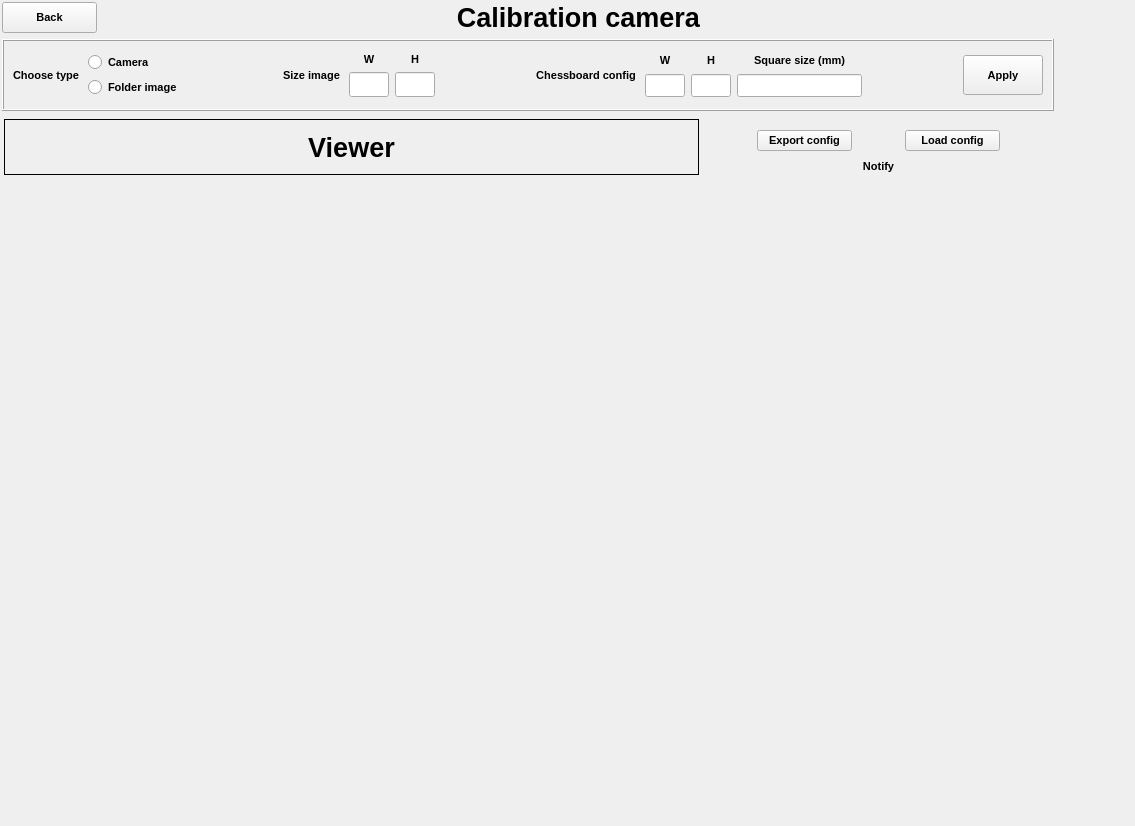
<?xml version="1.0" encoding="UTF-8"?>
<ui version="4.0">
 <class>Form</class>
 <widget class="QWidget" name="Form">
  <property name="geometry">
   <rect>
    <x>0</x>
    <y>0</y>
    <width>1135</width>
    <height>826</height>
   </rect>
  </property>
  <property name="font">
   <font>
    <pointsize>20</pointsize>
    <weight>75</weight>
    <bold>true</bold>
   </font>
  </property>
  <property name="windowTitle">
   <string>Form</string>
  </property>
  <widget class="QWidget" name="">
   <layout class="QVBoxLayout" name="verticalLayout_3" stretch="1,2,100">
    <property name="leftMargin">
     <number>2</number>
    </property>
    <property name="topMargin">
     <number>2</number>
    </property>
    <property name="rightMargin">
     <number>2</number>
    </property>
    <property name="bottomMargin">
     <number>2</number>
    </property>
    <item>
     <layout class="QHBoxLayout" name="horizontalLayout_4" stretch="1,10">
      <item>
       <widget class="QPushButton" name="pushButtonBack">
        <property name="maximumSize">
         <size>
          <width>16777215</width>
          <height>40</height>
         </size>
        </property>
        <property name="font">
         <font>
          <pointsize>8</pointsize>
         </font>
        </property>
        <property name="text">
         <string>Back</string>
        </property>
       </widget>
      </item>
      <item>
       <widget class="QLabel" name="label">
        <property name="text">
         <string>Calibration camera</string>
        </property>
        <property name="alignment">
         <set>Qt::AlignCenter</set>
        </property>
       </widget>
      </item>
     </layout>
    </item>
    <item>
     <widget class="QFrame" name="frameSetting">
      <property name="frameShape">
       <enum>QFrame::Box</enum>
      </property>
      <property name="frameShadow">
       <enum>QFrame::Raised</enum>
      </property>
      <layout class="QHBoxLayout" name="horizontalLayout">
       <item>
        <widget class="QLabel" name="label_3">
         <property name="font">
          <font>
           <pointsize>8</pointsize>
          </font>
         </property>
         <property name="text">
          <string>Choose type</string>
         </property>
         <property name="alignment">
          <set>Qt::AlignCenter</set>
         </property>
        </widget>
       </item>
       <item>
        <layout class="QVBoxLayout" name="verticalLayout">
         <property name="leftMargin">
          <number>3</number>
         </property>
         <property name="topMargin">
          <number>3</number>
         </property>
         <property name="rightMargin">
          <number>3</number>
         </property>
         <property name="bottomMargin">
          <number>3</number>
         </property>
         <item>
          <widget class="QRadioButton" name="radioButtonCamera">
           <property name="font">
            <font>
             <pointsize>8</pointsize>
            </font>
           </property>
           <property name="text">
            <string>Camera</string>
           </property>
          </widget>
         </item>
         <item>
          <widget class="QRadioButton" name="radioButtonFolderImage">
           <property name="font">
            <font>
             <pointsize>8</pointsize>
            </font>
           </property>
           <property name="text">
            <string>Folder image</string>
           </property>
          </widget>
         </item>
        </layout>
       </item>
       <item>
        <spacer name="horizontalSpacer">
         <property name="orientation">
          <enum>Qt::Horizontal</enum>
         </property>
         <property name="sizeHint" stdset="0">
          <size>
           <width>92</width>
           <height>20</height>
          </size>
         </property>
        </spacer>
       </item>
       <item>
        <widget class="QLabel" name="label_5">
         <property name="font">
          <font>
           <pointsize>8</pointsize>
          </font>
         </property>
         <property name="text">
          <string>Size image</string>
         </property>
         <property name="alignment">
          <set>Qt::AlignCenter</set>
         </property>
        </widget>
       </item>
       <item>
        <layout class="QGridLayout" name="gridLayout" rowstretch="1,3" columnstretch="1,1" rowminimumheight="1,1">
         <property name="leftMargin">
          <number>3</number>
         </property>
         <property name="topMargin">
          <number>3</number>
         </property>
         <property name="rightMargin">
          <number>3</number>
         </property>
         <property name="bottomMargin">
          <number>3</number>
         </property>
         <item row="0" column="0">
          <widget class="QLabel" name="label_9">
           <property name="font">
            <font>
             <pointsize>8</pointsize>
            </font>
           </property>
           <property name="text">
            <string>W</string>
           </property>
           <property name="alignment">
            <set>Qt::AlignCenter</set>
           </property>
          </widget>
         </item>
         <item row="0" column="1">
          <widget class="QLabel" name="label_10">
           <property name="font">
            <font>
             <pointsize>8</pointsize>
            </font>
           </property>
           <property name="text">
            <string>H</string>
           </property>
           <property name="alignment">
            <set>Qt::AlignCenter</set>
           </property>
          </widget>
         </item>
         <item row="1" column="0">
          <widget class="QLineEdit" name="lineEditCW">
           <property name="maximumSize">
            <size>
             <width>40</width>
             <height>40</height>
            </size>
           </property>
           <property name="font">
            <font>
             <pointsize>10</pointsize>
            </font>
           </property>
          </widget>
         </item>
         <item row="1" column="1">
          <widget class="QLineEdit" name="lineEditCH">
           <property name="maximumSize">
            <size>
             <width>40</width>
             <height>40</height>
            </size>
           </property>
           <property name="font">
            <font>
             <pointsize>10</pointsize>
            </font>
           </property>
          </widget>
         </item>
        </layout>
       </item>
       <item>
        <spacer name="horizontalSpacer_2">
         <property name="orientation">
          <enum>Qt::Horizontal</enum>
         </property>
         <property name="sizeHint" stdset="0">
          <size>
           <width>92</width>
           <height>20</height>
          </size>
         </property>
        </spacer>
       </item>
       <item>
        <widget class="QLabel" name="label_4">
         <property name="font">
          <font>
           <pointsize>8</pointsize>
          </font>
         </property>
         <property name="text">
          <string>Chessboard config</string>
         </property>
         <property name="alignment">
          <set>Qt::AlignCenter</set>
         </property>
        </widget>
       </item>
       <item>
        <layout class="QGridLayout" name="gridLayout_2" rowstretch="1,3" columnstretch="1,1,3">
         <property name="leftMargin">
          <number>3</number>
         </property>
         <property name="topMargin">
          <number>3</number>
         </property>
         <property name="rightMargin">
          <number>3</number>
         </property>
         <property name="bottomMargin">
          <number>3</number>
         </property>
         <item row="1" column="1">
          <widget class="QLineEdit" name="lineEditCBH">
           <property name="maximumSize">
            <size>
             <width>40</width>
             <height>40</height>
            </size>
           </property>
           <property name="font">
            <font>
             <pointsize>10</pointsize>
            </font>
           </property>
          </widget>
         </item>
         <item row="0" column="1">
          <widget class="QLabel" name="label_7">
           <property name="font">
            <font>
             <pointsize>8</pointsize>
            </font>
           </property>
           <property name="text">
            <string>H</string>
           </property>
           <property name="alignment">
            <set>Qt::AlignCenter</set>
           </property>
          </widget>
         </item>
         <item row="0" column="0">
          <widget class="QLabel" name="label_6">
           <property name="font">
            <font>
             <pointsize>8</pointsize>
            </font>
           </property>
           <property name="text">
            <string>W</string>
           </property>
           <property name="alignment">
            <set>Qt::AlignCenter</set>
           </property>
          </widget>
         </item>
         <item row="0" column="2">
          <widget class="QLabel" name="label_8">
           <property name="font">
            <font>
             <pointsize>8</pointsize>
            </font>
           </property>
           <property name="text">
            <string>Square size (mm)</string>
           </property>
           <property name="alignment">
            <set>Qt::AlignCenter</set>
           </property>
          </widget>
         </item>
         <item row="1" column="0">
          <widget class="QLineEdit" name="lineEditCBW">
           <property name="maximumSize">
            <size>
             <width>40</width>
             <height>40</height>
            </size>
           </property>
           <property name="font">
            <font>
             <pointsize>10</pointsize>
            </font>
           </property>
          </widget>
         </item>
         <item row="1" column="2">
          <widget class="QLineEdit" name="lineEditCBSS">
           <property name="font">
            <font>
             <pointsize>10</pointsize>
            </font>
           </property>
          </widget>
         </item>
        </layout>
       </item>
       <item>
        <spacer name="horizontalSpacer_3">
         <property name="orientation">
          <enum>Qt::Horizontal</enum>
         </property>
         <property name="sizeHint" stdset="0">
          <size>
           <width>92</width>
           <height>20</height>
          </size>
         </property>
        </spacer>
       </item>
       <item>
        <widget class="QPushButton" name="pushButtonApply">
         <property name="maximumSize">
          <size>
           <width>16777215</width>
           <height>40</height>
          </size>
         </property>
         <property name="font">
          <font>
           <pointsize>8</pointsize>
          </font>
         </property>
         <property name="text">
          <string>Apply</string>
         </property>
        </widget>
       </item>
      </layout>
     </widget>
    </item>
    <item>
     <layout class="QHBoxLayout" name="horizontalLayout_3" stretch="2,1">
      <property name="leftMargin">
       <number>2</number>
      </property>
      <property name="topMargin">
       <number>2</number>
      </property>
      <property name="rightMargin">
       <number>2</number>
      </property>
      <property name="bottomMargin">
       <number>2</number>
      </property>
      <item>
       <widget class="QLabel" name="labelView">
        <property name="frameShape">
         <enum>QFrame::Box</enum>
        </property>
        <property name="text">
         <string>Viewer</string>
        </property>
        <property name="alignment">
         <set>Qt::AlignCenter</set>
        </property>
       </widget>
      </item>
      <item>
       <layout class="QVBoxLayout" name="verticalLayout_2" stretch="10,1,1">
        <property name="leftMargin">
         <number>2</number>
        </property>
        <property name="topMargin">
         <number>2</number>
        </property>
        <property name="rightMargin">
         <number>2</number>
        </property>
        <property name="bottomMargin">
         <number>2</number>
        </property>
        <item>
         <widget class="QFrame" name="frameShow">
          <property name="frameShape">
           <enum>QFrame::Box</enum>
          </property>
          <property name="frameShadow">
           <enum>QFrame::Raised</enum>
          </property>
         </widget>
        </item>
        <item>
         <layout class="QHBoxLayout" name="horizontalLayout_2" stretch="1,2,1,2,1">
          <property name="leftMargin">
           <number>3</number>
          </property>
          <property name="topMargin">
           <number>3</number>
          </property>
          <property name="rightMargin">
           <number>3</number>
          </property>
          <property name="bottomMargin">
           <number>3</number>
          </property>
          <item>
           <spacer name="horizontalSpacer_5">
            <property name="orientation">
             <enum>Qt::Horizontal</enum>
            </property>
            <property name="sizeHint" stdset="0">
             <size>
              <width>40</width>
              <height>20</height>
             </size>
            </property>
           </spacer>
          </item>
          <item>
           <widget class="QPushButton" name="pushButtonExportConfig">
            <property name="maximumSize">
             <size>
              <width>16777215</width>
              <height>30</height>
             </size>
            </property>
            <property name="font">
             <font>
              <pointsize>8</pointsize>
             </font>
            </property>
            <property name="text">
             <string>Export config</string>
            </property>
           </widget>
          </item>
          <item>
           <spacer name="horizontalSpacer_4">
            <property name="orientation">
             <enum>Qt::Horizontal</enum>
            </property>
            <property name="sizeHint" stdset="0">
             <size>
              <width>40</width>
              <height>20</height>
             </size>
            </property>
           </spacer>
          </item>
          <item>
           <widget class="QPushButton" name="pushButtonLoadConfig">
            <property name="maximumSize">
             <size>
              <width>16777215</width>
              <height>30</height>
             </size>
            </property>
            <property name="font">
             <font>
              <pointsize>8</pointsize>
             </font>
            </property>
            <property name="text">
             <string>Load config</string>
            </property>
           </widget>
          </item>
          <item>
           <spacer name="horizontalSpacer_6">
            <property name="orientation">
             <enum>Qt::Horizontal</enum>
            </property>
            <property name="sizeHint" stdset="0">
             <size>
              <width>40</width>
              <height>20</height>
             </size>
            </property>
           </spacer>
          </item>
         </layout>
        </item>
        <item>
         <widget class="QLabel" name="labelNotify">
          <property name="font">
           <font>
            <pointsize>8</pointsize>
           </font>
          </property>
          <property name="text">
           <string>Notify</string>
          </property>
          <property name="alignment">
           <set>Qt::AlignCenter</set>
          </property>
         </widget>
        </item>
       </layout>
      </item>
     </layout>
    </item>
   </layout>
  </widget>
 </widget>
 <resources/>
 <connections/>
</ui>
